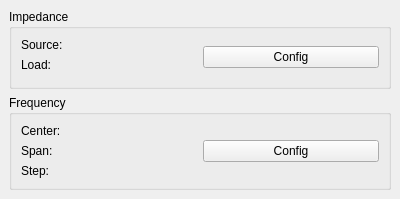
<?xml version="1.0" encoding="UTF-8"?>
<ui version="4.0">
 <class>InitialDataDockWidget</class>
 <widget class="QDockWidget" name="InitialDataDockWidget">
  <property name="geometry">
   <rect>
    <x>0</x>
    <y>0</y>
    <width>400</width>
    <height>199</height>
   </rect>
  </property>
  <property name="windowTitle">
   <string>Initial data</string>
  </property>
  <widget class="QWidget" name="dockWidgetContents">
   <layout class="QVBoxLayout" name="verticalLayout">
    <item>
     <widget class="QGroupBox" name="groupBox_2">
      <property name="title">
       <string>Impedance</string>
      </property>
      <layout class="QHBoxLayout" name="horizontalLayout">
       <item>
        <layout class="QFormLayout" name="formLayout">
         <item row="0" column="0">
          <widget class="QLabel" name="label">
           <property name="text">
            <string>Source:</string>
           </property>
          </widget>
         </item>
         <item row="0" column="1">
          <widget class="QLabel" name="sourceImpedanceLabel">
           <property name="minimumSize">
            <size>
             <width>100</width>
             <height>0</height>
            </size>
           </property>
           <property name="text">
            <string/>
           </property>
          </widget>
         </item>
         <item row="1" column="0">
          <widget class="QLabel" name="label_2">
           <property name="text">
            <string>Load:</string>
           </property>
          </widget>
         </item>
         <item row="1" column="1">
          <widget class="QLabel" name="loadImpedanceLabel">
           <property name="minimumSize">
            <size>
             <width>100</width>
             <height>0</height>
            </size>
           </property>
           <property name="text">
            <string/>
           </property>
          </widget>
         </item>
        </layout>
       </item>
       <item>
        <widget class="QPushButton" name="configImpedanceButton">
         <property name="text">
          <string>Config</string>
         </property>
        </widget>
       </item>
      </layout>
     </widget>
    </item>
    <item>
     <widget class="QGroupBox" name="groupBox_3">
      <property name="title">
       <string>Frequency</string>
      </property>
      <layout class="QHBoxLayout" name="horizontalLayout_2">
       <item>
        <layout class="QFormLayout" name="formLayout_2">
         <item row="0" column="0">
          <widget class="QLabel" name="label_4">
           <property name="text">
            <string>Center:</string>
           </property>
          </widget>
         </item>
         <item row="0" column="1">
          <widget class="QLabel" name="frequencyCenterLabel">
           <property name="minimumSize">
            <size>
             <width>100</width>
             <height>0</height>
            </size>
           </property>
           <property name="text">
            <string/>
           </property>
          </widget>
         </item>
         <item row="1" column="0">
          <widget class="QLabel" name="label_5">
           <property name="text">
            <string>Span:</string>
           </property>
          </widget>
         </item>
         <item row="1" column="1">
          <widget class="QLabel" name="frequencySpanLabel">
           <property name="minimumSize">
            <size>
             <width>100</width>
             <height>0</height>
            </size>
           </property>
           <property name="text">
            <string/>
           </property>
          </widget>
         </item>
         <item row="2" column="0">
          <widget class="QLabel" name="label_3">
           <property name="text">
            <string>Step:</string>
           </property>
          </widget>
         </item>
         <item row="2" column="1">
          <widget class="QLabel" name="frequencyStepLabel">
           <property name="minimumSize">
            <size>
             <width>100</width>
             <height>0</height>
            </size>
           </property>
           <property name="text">
            <string/>
           </property>
          </widget>
         </item>
        </layout>
       </item>
       <item>
        <widget class="QPushButton" name="configFrequencyButton">
         <property name="text">
          <string>Config</string>
         </property>
        </widget>
       </item>
      </layout>
     </widget>
    </item>
   </layout>
  </widget>
 </widget>
 <resources/>
 <connections/>
</ui>
